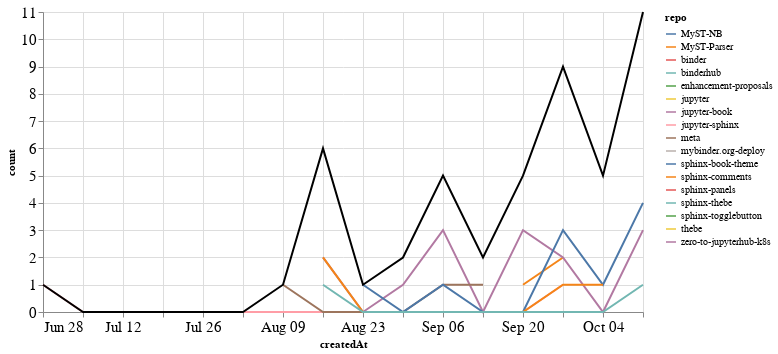

The notebook cell saved with this chart:
### Markdown cell above
## PRs

### Code cell
prs_time = prs.groupby('repo').resample('W', on='createdAt').count()['author'].reset_index()
prs_time = prs_time.rename(columns={'author': 'count'})
prs_time_total = prs_time.groupby('createdAt').agg({"count": "sum"}).reset_index()

ch1 = alt.Chart(prs_time, width=600).mark_line().encode(
    x='createdAt',
    y='count',
    color='repo',
    tooltip="repo"
)

ch2 = alt.Chart(prs_time_total, width=600).mark_line(color="black").encode(
    x='createdAt',
    y='count',
)

ch1 + ch2

### Figure 1 — Vega-Lite specification as saved in the notebook (floating-point values rounded to 4 significant figures)
{"config": {"axisLeft": {"labelFontSize": 15}, "axisBottom": {"labelFontSize": 15}}, "layer": [{"data": {"name": "data-b7f8d85531dc374c258f3b36af886825"}, "mark": "line", "encoding": {"color": {"type": "nominal", "field": "repo"}, "tooltip": {"type": "nominal", "field": "repo"}, "x": {"type": "temporal", "field": "createdAt"}, "y": {"type": "quantitative", "field": "count"}}, "width": 600}, {"data": {"name": "data-bc1547f1e7fa2bb447a4b68046d93d51"}, "mark": {"type": "line", "color": "black"}, "encoding": {"x": {"type": "temporal", "field": "createdAt"}, "y": {"type": "quantitative", "field": "count"}}, "width": 600}], "$schema": "https://vega.github.io/schema/vega-lite/v4.8.1.json", "datasets": {"data-b7f8d85531dc374c258f3b36af886825": [{"repo": "MyST-NB", "createdAt": "2020-10-11T00:00:00", "count": 1}, {"repo": "MyST-Parser", "createdAt": "2020-09-20T00:00:00", "count": 1}, {"repo": "MyST-Parser", "createdAt": "2020-09-27T00:00:00", "count": 2}, {"repo": "binder", "createdAt": "2020-10-04T00:00:00", "count": 1}, {"repo": "binderhub", "createdAt": "2020-10-04T00:00:00", "count": 1}, {"repo": "enhancement-proposals", "createdAt": "2020-08-30T00:00:00", "count": 1}, {"repo": "jupyter", "createdAt": "2020-09-20T00:00:00", "count": 1}, {"repo": "jupyter-book", "createdAt": "2020-08-16T00:00:00", "count": 2}, {"repo": "jupyter-book", "createdAt": "2020-08-23T00:00:00", "count": 0}, {"repo": "jupyter-book", "createdAt": "2020-08-30T00:00:00", "count": 1}, {"repo": "jupyter-book", "createdAt": "2020-09-06T00:00:00", "count": 3}, {"repo": "jupyter-book", "createdAt": "2020-09-13T00:00:00", "count": 0}, {"repo": "jupyter-book", "createdAt": "2020-09-20T00:00:00", "count": 3}, {"repo": "jupyter-book", "createdAt": "2020-09-27T00:00:00", "count": 2}, {"repo": "jupyter-book", "createdAt": "2020-10-04T00:00:00", "count": 0}, {"repo": "jupyter-book", "createdAt": "2020-10-11T00:00:00", "count": 3}, {"repo": "jupyter-sphinx", "createdAt": "2020-06-28T00:00:00", "count": 1}, {"repo": "jupyter-sphinx", "createdAt": "2020-07-05T00:00:00", "count": 0}, {"repo": "jupyter-sphinx", "createdAt": "2020-07-12T00:00:00", "count": 0}, {"repo": "jupyter-sphinx", "createdAt": "2020-07-19T00:00:00", "count": 0}, {"repo": "jupyter-sphinx", "createdAt": "2020-07-26T00:00:00", "count": 0}, {"repo": "jupyter-sphinx", "createdAt": "2020-08-02T00:00:00", "count": 0}, {"repo": "jupyter-sphinx", "createdAt": "2020-08-09T00:00:00", "count": 0}, {"repo": "jupyter-sphinx", "createdAt": "2020-08-16T00:00:00", "count": 0}, {"repo": "jupyter-sphinx", "createdAt": "2020-08-23T00:00:00", "count": 0}, {"repo": "jupyter-sphinx", "createdAt": "2020-08-30T00:00:00", "count": 0}, {"repo": "jupyter-sphinx", "createdAt": "2020-09-06T00:00:00", "count": 0}, {"repo": "jupyter-sphinx", "createdAt": "2020-09-13T00:00:00", "count": 0}, {"repo": "jupyter-sphinx", "createdAt": "2020-09-20T00:00:00", "count": 0}, {"repo": "jupyter-sphinx", "createdAt": "2020-09-27T00:00:00", "count": 1}, {"repo": "meta", "createdAt": "2020-08-09T00:00:00", "count": 1}, {"repo": "meta", "createdAt": "2020-08-16T00:00:00", "count": 0}, {"repo": "meta", "createdAt": "2020-08-23T00:00:00", "count": 0}, {"repo": "meta", "createdAt": "2020-08-30T00:00:00", "count": 0}, {"repo": "meta", "createdAt": "2020-09-06T00:00:00", "count": 1}, {"repo": "meta", "createdAt": "2020-09-13T00:00:00", "count": 1}, {"repo": "mybinder.org-deploy", "createdAt": "2020-10-11T00:00:00", "count": 1}, {"repo": "sphinx-book-theme", "createdAt": "2020-08-23T00:00:00", "count": 1}, {"repo": "sphinx-book-theme", "createdAt": "2020-08-30T00:00:00", "count": 0}, {"repo": "sphinx-book-theme", "createdAt": "2020-09-06T00:00:00", "count": 1}, {"repo": "sphinx-book-theme", "createdAt": "2020-09-13T00:00:00", "count": 0}, {"repo": "sphinx-book-theme", "createdAt": "2020-09-20T00:00:00", "count": 0}, {"repo": "sphinx-book-theme", "createdAt": "2020-09-27T00:00:00", "count": 3}, {"repo": "sphinx-book-theme", "createdAt": "2020-10-04T00:00:00", "count": 1}, {"repo": "sphinx-book-theme", "createdAt": "2020-10-11T00:00:00", "count": 4}, {"repo": "sphinx-comments", "createdAt": "2020-08-16T00:00:00", "count": 2}, {"repo": "sphinx-comments", "createdAt": "2020-08-23T00:00:00", "count": 0}, {"repo": "sphinx-comments", "createdAt": "2020-08-30T00:00:00", "count": 0}, {"repo": "sphinx-comments", "createdAt": "2020-09-06T00:00:00", "count": 0}, {"repo": "sphinx-comments", "createdAt": "2020-09-13T00:00:00", "count": 0}, {"repo": "sphinx-comments", "createdAt": "2020-09-20T00:00:00", "count": 0}, {"repo": "sphinx-comments", "createdAt": "2020-09-27T00:00:00", "count": 1}, {"repo": "sphinx-comments", "createdAt": "2020-10-04T00:00:00", "count": 1}, {"repo": "sphinx-panels", "createdAt": "2020-10-04T00:00:00", "count": 1}, {"repo": "sphinx-thebe", "createdAt": "2020-08-16T00:00:00", "count": 1}, {"repo": "sphinx-thebe", "createdAt": "2020-08-23T00:00:00", "count": 0}, {"repo": "sphinx-thebe", "createdAt": "2020-08-30T00:00:00", "count": 0}, {"repo": "sphinx-thebe", "createdAt": "2020-09-06T00:00:00", "count": 0}, {"repo": "sphinx-thebe", "createdAt": "2020-09-13T00:00:00", "count": 0}, {"repo": "sphinx-thebe", "createdAt": "2020-09-20T00:00:00", "count": 0}, {"repo": "sphinx-thebe", "createdAt": "2020-09-27T00:00:00", "count": 0}, {"repo": "sphinx-thebe", "createdAt": "2020-10-04T00:00:00", "count": 0}, {"repo": "sphinx-thebe", "createdAt": "2020-10-11T00:00:00", "count": 1}, {"repo": "sphinx-togglebutton", "createdAt": "2020-09-13T00:00:00", "count": 1}, {"repo": "thebe", "createdAt": "2020-08-16T00:00:00", "count": 1}, {"repo": "zero-to-jupyterhub-k8s", "createdAt": "2020-10-11T00:00:00", "count": 1}], "data-bc1547f1e7fa2bb447a4b68046d93d51": [{"createdAt": "2020-06-28T00:00:00", "count": 1}, {"createdAt": "2020-07-05T00:00:00", "count": 0}, {"createdAt": "2020-07-12T00:00:00", "count": 0}, {"createdAt": "2020-07-19T00:00:00", "count": 0}, {"createdAt": "2020-07-26T00:00:00", "count": 0}, {"createdAt": "2020-08-02T00:00:00", "count": 0}, {"createdAt": "2020-08-09T00:00:00", "count": 1}, {"createdAt": "2020-08-16T00:00:00", "count": 6}, {"createdAt": "2020-08-23T00:00:00", "count": 1}, {"createdAt": "2020-08-30T00:00:00", "count": 2}, {"createdAt": "2020-09-06T00:00:00", "count": 5}, {"createdAt": "2020-09-13T00:00:00", "count": 2}, {"createdAt": "2020-09-20T00:00:00", "count": 5}, {"createdAt": "2020-09-27T00:00:00", "count": 9}, {"createdAt": "2020-10-04T00:00:00", "count": 5}, {"createdAt": "2020-10-11T00:00:00", "count": 11}]}}
